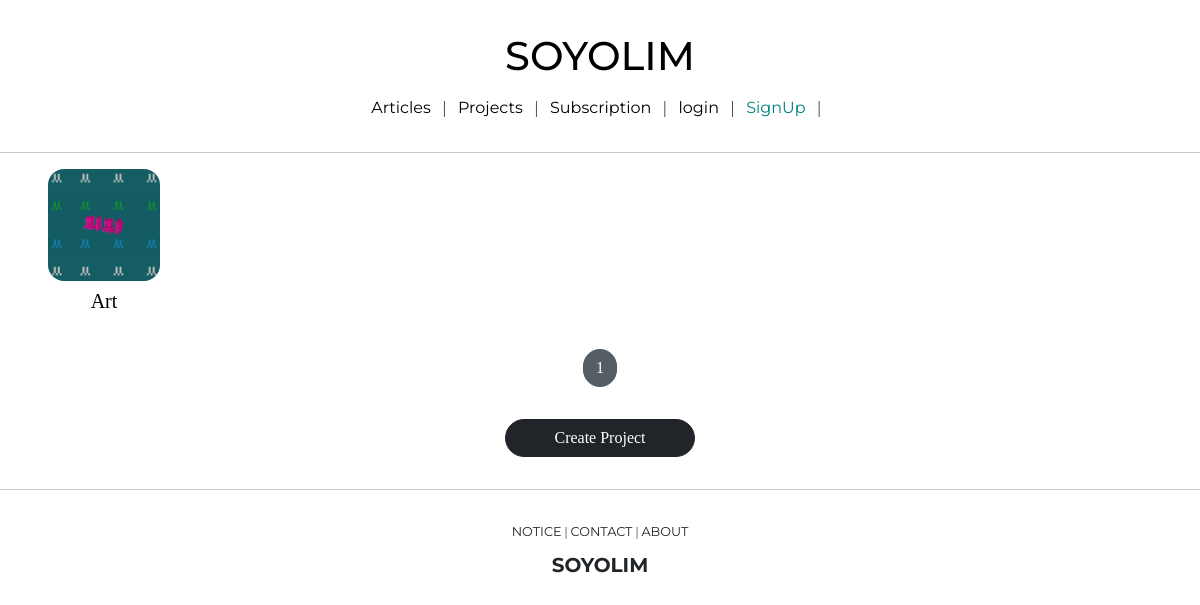
/projects/, run on the app's committed database.
### projectapp/models.py (models this page shows, shortened)
class Project(models.Model):
    title = models.CharField(max_length=20, null=False)
    image = models.ImageField(upload_to='project/', null=False)
    description = models.TextField(null=True)
    created_at = models.DateTimeField(auto_now=True)

### projectapp/views.py (the view)
# urls.py: path('',ProjectListView.as_view(),name='list'),
class ProjectListView(ListView):
    model = Project
    template_name = 'projectapp/list.html'
    context_object_name = 'project_list'
    paginate_by = 25

### projectapp/templates/projectapp/list.html (shortened to what this page needs)
{% extends 'base.html' %}
{% load static %}
{% load bootstrap4 %}
{% block content %}
    {% if project_list %}
    <div class="container">
        {% for project in project_list %}
        <a href="{% url 'projectapp:detail' pk=project.pk %}">
          {% include 'snippets/square.html' with project=project %}
        </a>
        {% endfor %}
    </div>
    {% else %}
    <div>
      <h1 style="text-align: center;">Not Projects YET!</h1>
    </div>
    {% endif %}
    {% include 'snippets/pagenation.html' with page_obj=page_obj %}
  <div style="text-align:center">
    <a href="{% url 'projectapp:create' %}" class="btn btn-dark rounded-pill px-5 mt-3 mb-3">
      Create Project
    </a>
  </div>
{% endblock %}

### templates/snippets/square.html
  <div style="display:block; text-align:center;">
    <img src="{{project.image.url}}" alt="">
    <h5 class="mt-2" style="font-familly: 'Montserrat', sans-serif;">{{project.title | truncatechars:8}}</h5>
  </div>

### static/base2.css (style rules this page uses)
a { color: black; text-decoration: none; }

### projectapp/templates/projectapp/list.html (style rules this page uses)
.container { padding: 0; margin: 0 auto; }
.container div { display: flex; justify-content: center; align-items: center; border-radius: 1rem; }
.container img { width: 7rem; height: 7rem; object-fit : cover; border-radius: 1rem; }

### data on the page
Project: image (picture), title "Art"

### other printed values
{{ page_obj.number }} "1"
